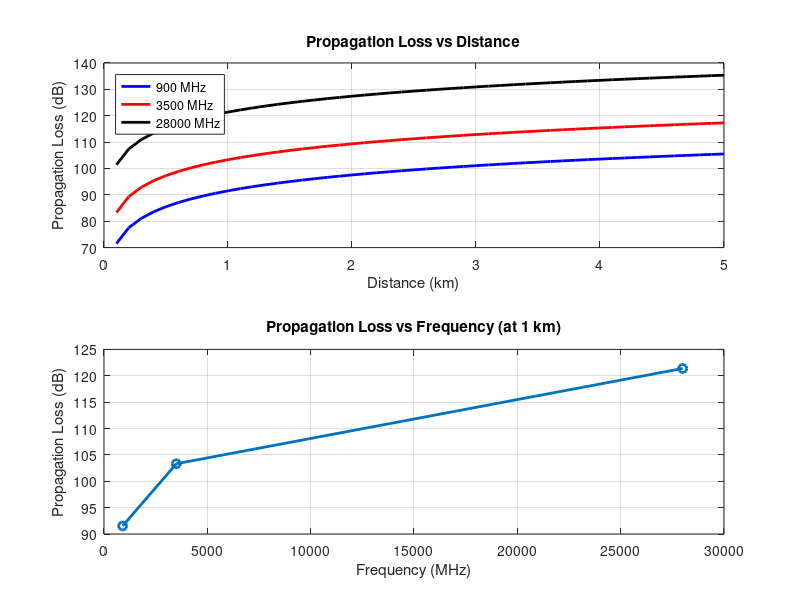
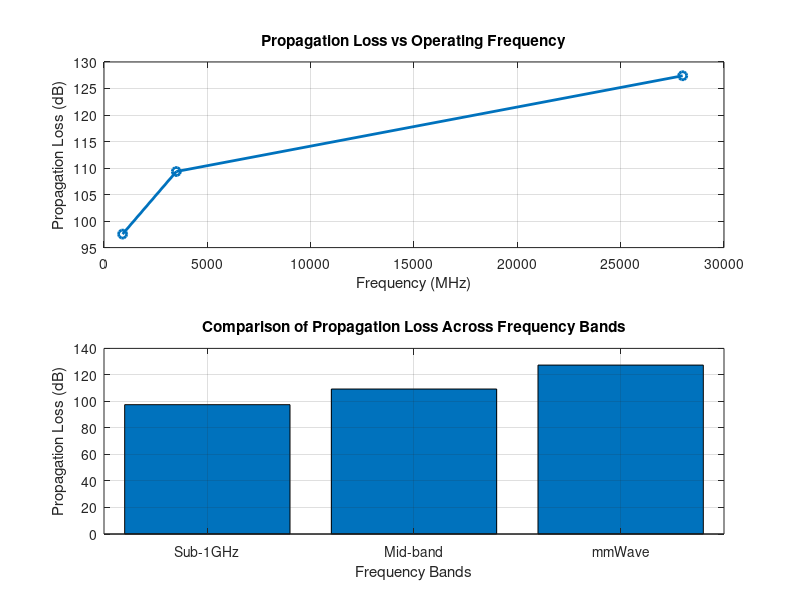
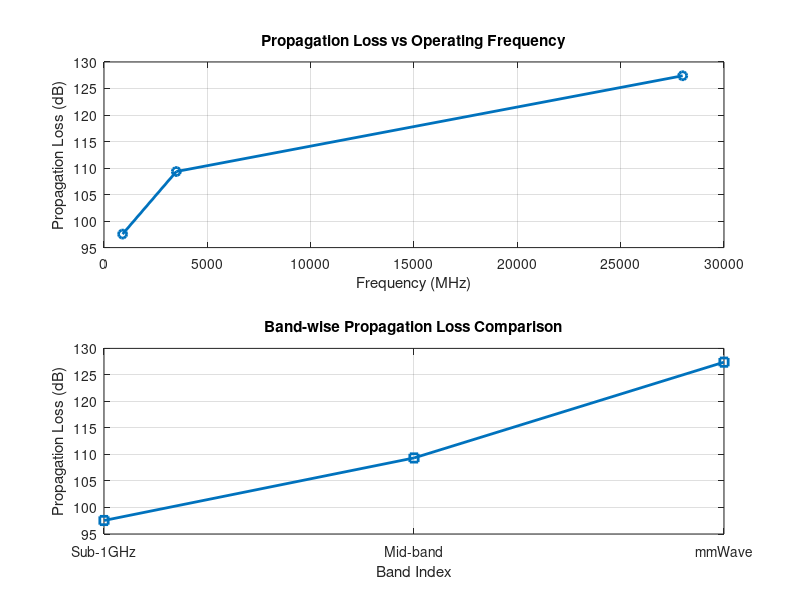

The MATLAB script that drew these images, in order:
clc;
clear;
close all;

%% ==========================================
% Combined Propagation Loss Simulation
% Free Space Path Loss (FSPL)
% Frequencies:
% 900 MHz (Sub-1 GHz)
% 3500 MHz (Mid-band)
% 28000 MHz (mmWave)
%% ==========================================

%% Common Parameters
f = [900 3500 28000];      % Frequency (MHz)

%% ==========================================
% SECTION 1
% Propagation Loss vs Distance
%% ==========================================

d = 0.1:0.1:5;             % Distance (km)

PL1 = 32.44 + 20*log10(f(1)) + 20*log10(d);
PL2 = 32.44 + 20*log10(f(2)) + 20*log10(d);
PL3 = 32.44 + 20*log10(f(3)) + 20*log10(d);

figure('Name','Section 1: Distance Analysis');

% Graph 1
subplot(2,1,1)
plot(d,PL1,'b','LineWidth',2); hold on;
plot(d,PL2,'r','LineWidth',2);
plot(d,PL3,'k','LineWidth',2);
title('Propagation Loss vs Distance');
xlabel('Distance (km)');
ylabel('Propagation Loss (dB)');
legend('900 MHz','3500 MHz','28000 MHz','Location','northwest');
grid on;

% Graph 2
subplot(2,1,2)
Loss = [PL1(10) PL2(10) PL3(10)];     % Loss at 1 km
plot(f,Loss,'-o','LineWidth',2);
title('Propagation Loss vs Frequency (at 1 km)');
xlabel('Frequency (MHz)');
ylabel('Propagation Loss (dB)');
grid on;

%% ==========================================
% SECTION 2
% Frequency Analysis at Fixed Distance
%% ==========================================

d_fixed = 2;      % km

PL = 32.44 + 20*log10(f) + 20*log10(d_fixed);

figure('Name','Section 2: Frequency Analysis');

% Graph 3
subplot(2,1,1)
plot(f,PL,'-o','LineWidth',2);
title('Propagation Loss vs Operating Frequency');
xlabel('Frequency (MHz)');
ylabel('Propagation Loss (dB)');
grid on;

% Graph 4
subplot(2,1,2)
bar(PL);
title('Comparison of Propagation Loss Across Frequency Bands');
xlabel('Frequency Bands');
ylabel('Propagation Loss (dB)');
xticklabels({'Sub-1GHz','Mid-band','mmWave'});
grid on;

%% ==========================================
% SECTION 3
% Band-wise Comparison
%% ==========================================

figure('Name','Section 3: Band Comparison');

% Graph 5
subplot(2,1,1)
plot(f,PL,'-o','LineWidth',2);
title('Propagation Loss vs Operating Frequency');
xlabel('Frequency (MHz)');
ylabel('Propagation Loss (dB)');
grid on;

% Graph 6
subplot(2,1,2)
plot(1:3,PL,'-s','LineWidth',2);
title('Band-wise Propagation Loss Comparison');
xlabel('Band Index');
ylabel('Propagation Loss (dB)');
xticks([1 2 3]);
xticklabels({'Sub-1GHz','Mid-band','mmWave'});
grid on;

%% ==========================================
% Display Numerical Results
%% ==========================================

disp('-----------------------------------------');
disp('Propagation Loss at 2 km');
disp('-----------------------------------------');

fprintf('900 MHz   : %.2f dB\n', PL(1));
fprintf('3500 MHz  : %.2f dB\n', PL(2));
fprintf('28000 MHz : %.2f dB\n', PL(3));

disp('-----------------------------------------');
